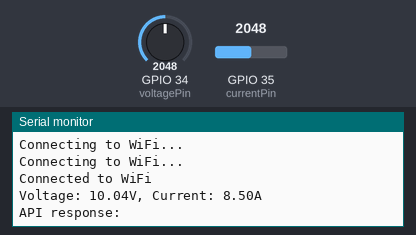
Bench run of a sketch on a simulated ESP32. Shown: the last lines printed to the serial monitor. The inputs (shaded band) are chosen by the test bench; at power-on: GPIO 34 (voltagePin) = 2048, GPIO 35 (currentPin) = 2048. WiFi joins after 1.5 s; servers stay silent unless stated; uploads are accepted with an empty reply.

Above: at 3.2 s.
3.3 s: GPIO 34 (voltagePin) set to 2866
At 3.37 s:
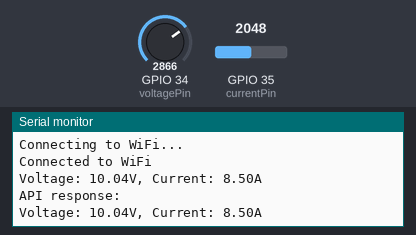
4.8 s: GPIO 35 (currentPin) set to 2866
At 6.2 s:
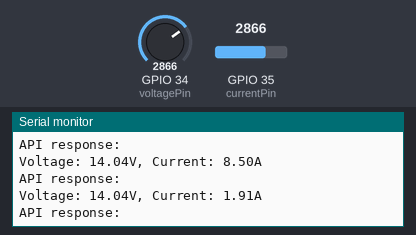
6.3 s: GPIO 34 (voltagePin) set to 3603
At 7.6 s:
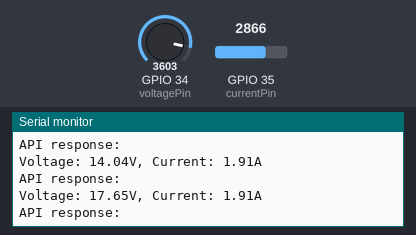
7.8 s: GPIO 35 (currentPin) set to 3603
At 9.0 s:
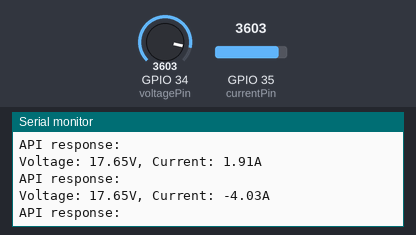
Timing chart, 0 to 10.3 s (numbered marks = the images above; inputs shaded):
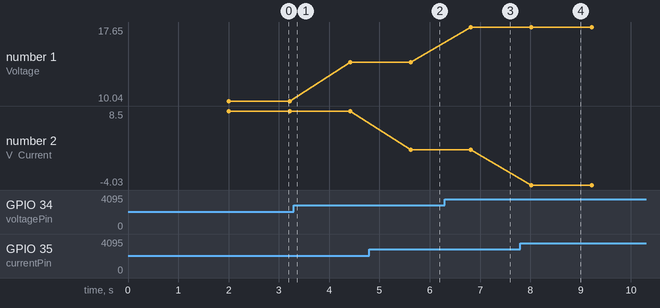

The sketch:

Solar_with_esp.ino
```cpp
#include <WiFi.h>
#include <HTTPClient.h>
const char* ssid = "";
const char* password = "";
const char* apiEndpoint = "";
// Define the pin numbers for the voltage and current sensors
const int voltagePin = 34;
const int currentPin = 35;

// Define the calibration values for the current sensor
const float currentZero = 2500;   // ACS712 output voltage at zero current (in millivolts)
const float currentSensitivity = 100;   // ACS712 sensitivity (in millivolts per ampere)

// Define the number of readings to average for the current sensor
const int numReadings = 10;

void setup() {
  // Start serial communication
  Serial.begin(9600);

  // Connect to Wi-Fi network
  WiFi.begin(ssid, password);
  while (WiFi.status() != WL_CONNECTED) {
    delay(1000);
    Serial.println("Connecting to WiFi...");
  }

  Serial.println("Connected to WiFi");
}

void loop() {
  // Read the voltage and current sensor values
  float voltage = analogRead(voltagePin) * 0.0049;  // Convert analog reading to voltage (in volts)
  float current = 0;
  for (int i = 0; i < numReadings; i++) {
    float rawCurrent = analogRead(currentPin) * 3.3 / 4096.0 * 1000.0; // Convert analog reading to millivolts
    current += -((rawCurrent - currentZero) / currentSensitivity);  // Convert millivolts to current (in amperes)
  }
  current /= numReadings;

  // Print the sensor readings
  Serial.print("Voltage: ");
  Serial.print(voltage);
  Serial.print("V, Current: ");
  Serial.print(current);
  Serial.println("A");

  // Send the sensor readings to the API
  WiFiClient client;
  String apiRequest = apiEndpoint;
  apiRequest += "?pv=1&voltage=";
  apiRequest += voltage;
  apiRequest += "&current=";
  apiRequest += current;

  HTTPClient http;
  http.begin(client, apiRequest);
  int httpResponseCode = http.GET();
  if (httpResponseCode == HTTP_CODE_OK) {
    String response = http.getString();
    Serial.println("API response: " + response);
  }
  else {
    Serial.println("API request failed");
  }
  http.end();

  // Wait for 1 second before taking the next readings
  delay(1000);
}
```

Measured:
- after the input at 4.8 s, the serial monitor: prints a new line after 0.82 s (image 2)
- after the input at 6.3 s, the serial monitor: prints a new line after 0.52 s (image 3)
- after the input at 7.8 s, the serial monitor: prints a new line after 0.22 s (image 4)
- plotted number 1: 10.04 → 14.04 after the input at 3.3 s, 14.04 → 17.65 after the input at 6.3 s
- plotted number 2: 8.5 → 1.91 after the input at 4.8 s, 1.91 → -4.03 after the input at 7.8 s
